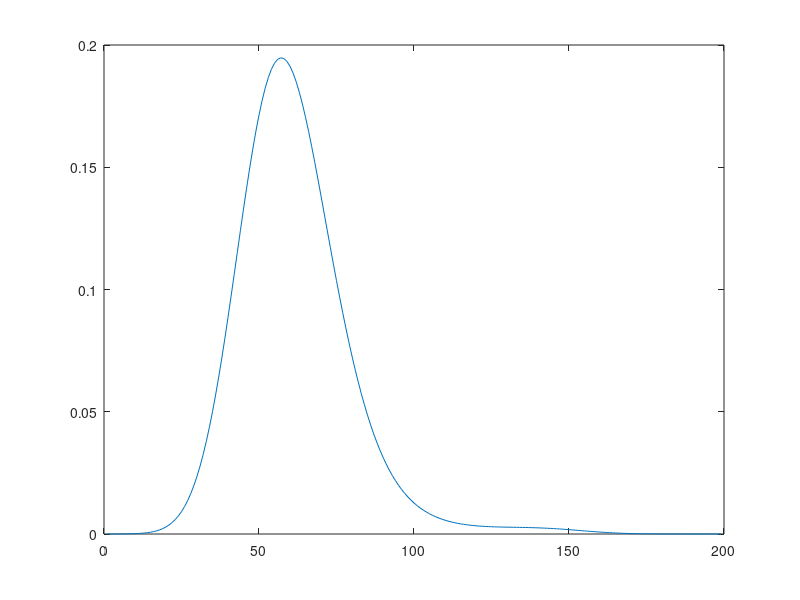

Reproduce this figure in MATLAB.
n=100;%Approximate infinity by 100
h=.05;
m=2*n;

A = zeros(m-1,m-1);

for i=1:m-1,
  if (i-1>0)
    A(i,i-1)=1/h^2;%Top of diagonal
  end
  if (i+1<m)
    A(i,i+1)=1/h^2;%Bottom of diagonal
  end
  A(i,i)=-2/h^2;%diagonal
end

V = zeros(m-1, m-1);

 for i=1: m-1,
  %V(i,i) = (1/2)*((i-n)*h)^2;
  %V(i,i) = (1/10)*((i-n)*h)^4 - ((i-n)*h)^2;
  V(i,i) = (1/10)*((i-n)*h)^4 - ((i-n)*h)^2 + (1/10)*((i-n)*h);
  end;
  
L = (-1/2)*A + V; %left hand side of equation

[P, D] = eig(L);
[D, ind] = sort(diag(D));
P=P(:,ind);

disp(D(1:10))
plot(P(:, 1))
